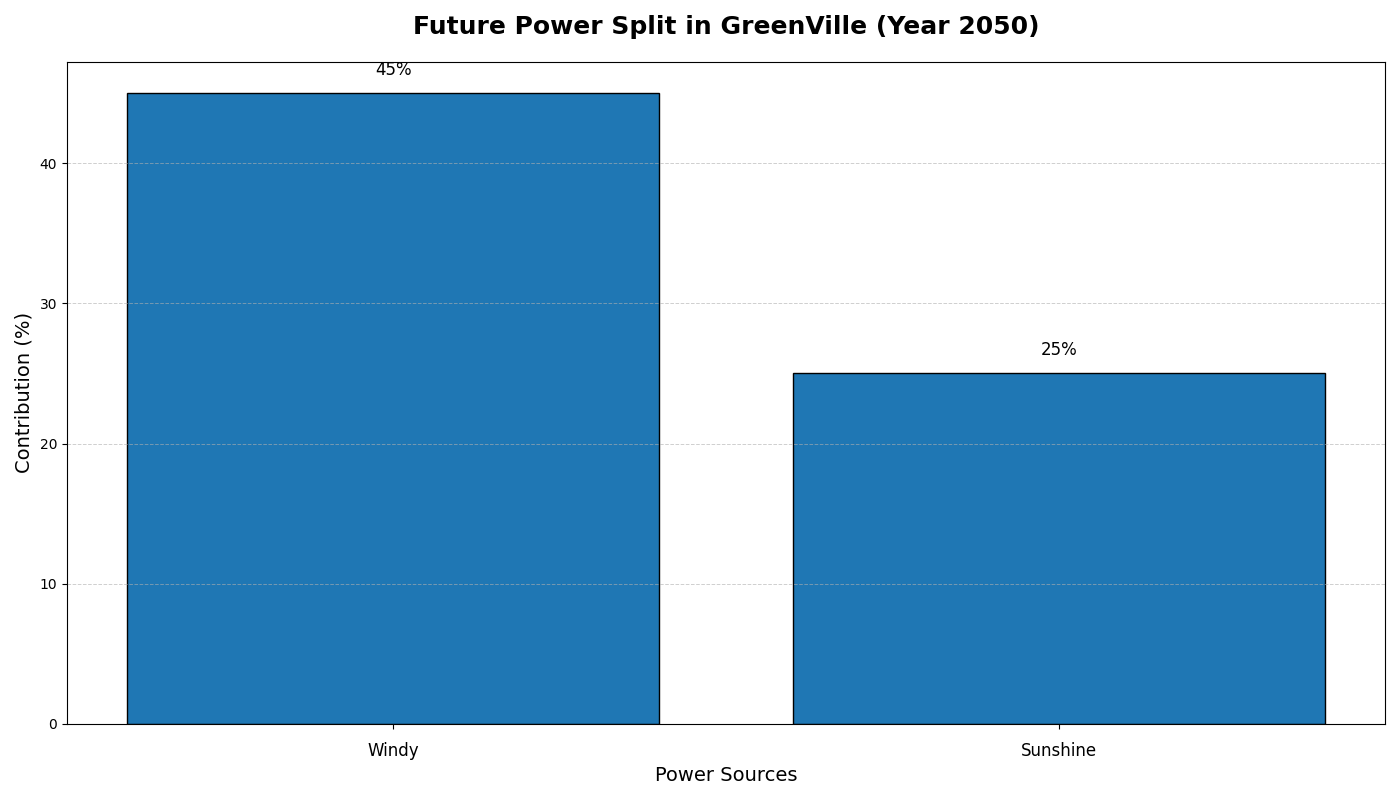

Python code for this plot:
import matplotlib.pyplot as plt
import numpy as np

# Data setup
energy_sources = ['Windy', 'Sunshine']
energy_contribution = np.array([45, 25])

# Set a single consistent color for all bars
color = '#1f77b4'

# Create the figure and axis objects
fig, ax = plt.subplots(figsize=(14, 8))

# Creating the vertical bar chart with a consistent color
bars = ax.bar(energy_sources, energy_contribution, color=color, edgecolor='black')

# Adding titles and labels
ax.set_title('Future Power Split in GreenVille (Year 2050)', fontsize=18, fontweight='bold', pad=20)
ax.set_xlabel('Power Sources', fontsize=14)
ax.set_ylabel('Contribution (%)', fontsize=14)

# Annotating each bar
for bar, contribution in zip(bars, energy_contribution):
    height = bar.get_height()
    ax.text(bar.get_x() + bar.get_width() / 2, height + 1, f'{height}%', va='bottom', ha='center', fontsize=12, color='black')

# Customizing the x-axis
ax.set_xticks(np.arange(len(energy_sources)))
ax.set_xticklabels(energy_sources, fontsize=12)
ax.tick_params(axis='x', which='major', pad=10)

# Adding grid to the y-axis
ax.yaxis.grid(True, linestyle='--', linewidth=0.7, alpha=0.6)

# Automatically adjust the layout to prevent overlapping
plt.tight_layout()

# Display the plot
plt.show()
